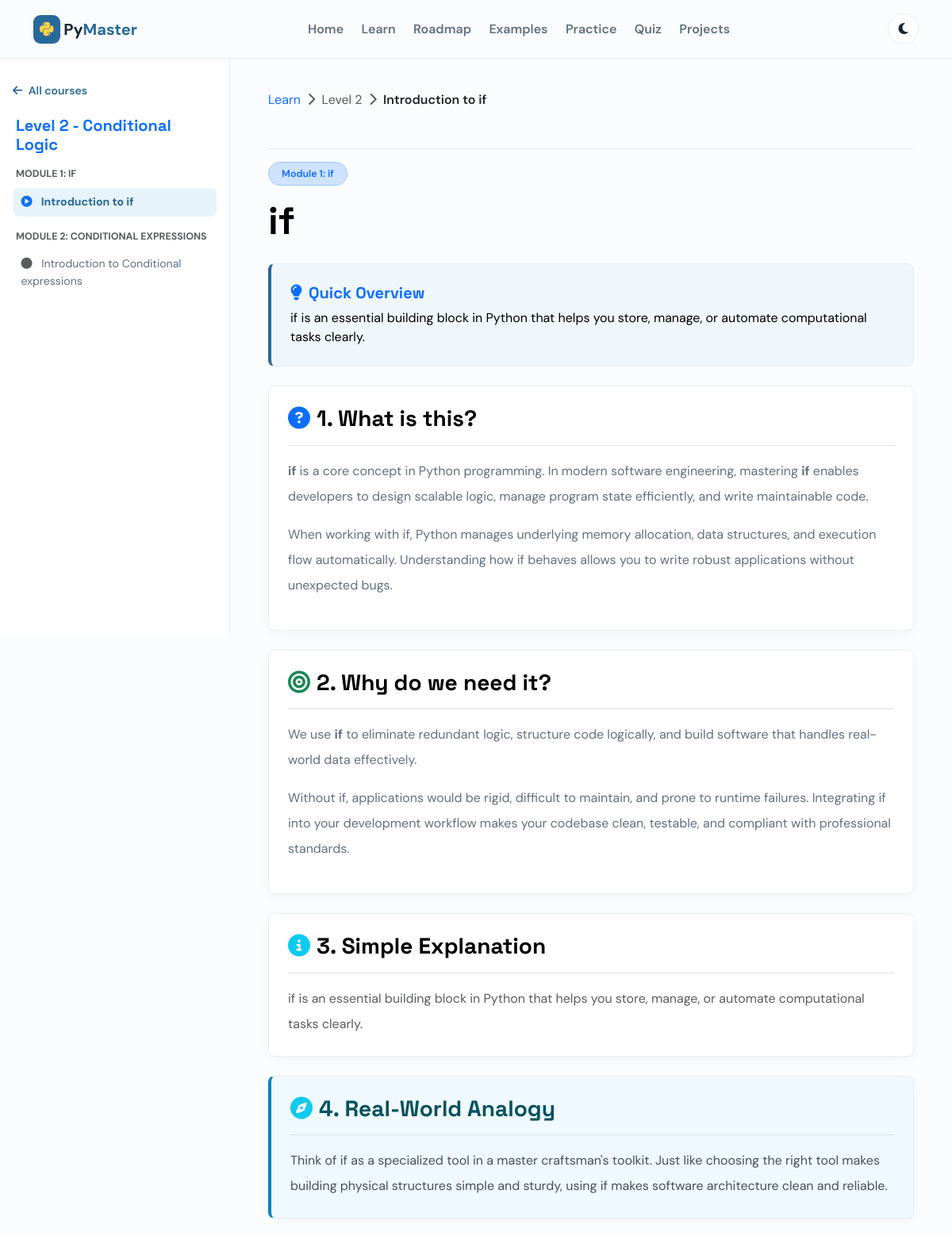
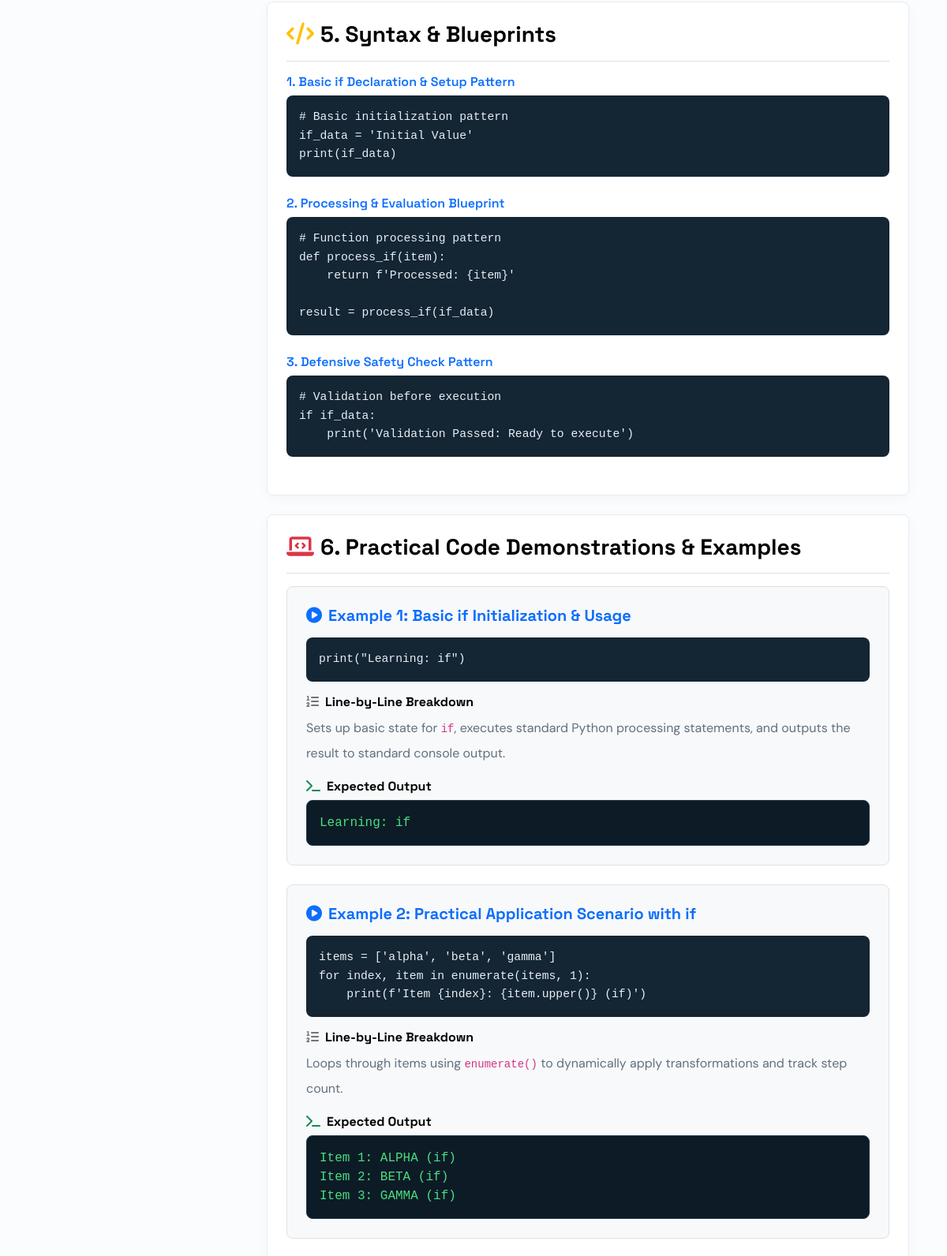
The app's page /lessons/level-2-module-1-if (upper part) with its own data (2 pictures, top to bottom).
### models/course.py (models this page shows)
class Course(db.Model):
    __tablename__ = "courses"
    id = db.Column(db.Integer, primary_key=True)
    title = db.Column(db.String(150), nullable=False, unique=True)
    slug = db.Column(db.String(160), nullable=False, unique=True, index=True)
    description = db.Column(db.Text, nullable=False)
    level = db.Column(db.String(30), nullable=False, default="Beginner")
    thumbnail = db.Column(db.String(255))
    created_at = db.Column(db.DateTime, nullable=False, default=datetime.utcnow)
    modules = db.relationship("Module", back_populates="course", cascade="all, delete-orphan", order_by="Module.position")
    projects = db.relationship("Project", back_populates="course", cascade="all, delete-orphan")

### models/module.py (models this page shows)
class Module(db.Model):
    __tablename__ = "modules"
    id = db.Column(db.Integer, primary_key=True)
    course_id = db.Column(db.Integer, db.ForeignKey("courses.id"), nullable=False)
    title = db.Column(db.String(150), nullable=False)
    description = db.Column(db.Text)
    position = db.Column(db.Integer, nullable=False, default=1)
    course = db.relationship("Course", back_populates="modules")
    lessons = db.relationship("Lesson", back_populates="module", cascade="all, delete-orphan", order_by="Lesson.position")

### models/lesson.py (models this page shows)
class Lesson(db.Model):
    __tablename__ = "lessons"
    id = db.Column(db.Integer, primary_key=True)
    module_id = db.Column(db.Integer, db.ForeignKey("modules.id"), nullable=False)
    title = db.Column(db.String(180), nullable=False)
    slug = db.Column(db.String(190), nullable=False, unique=True, index=True)
    content = db.Column(db.Text, nullable=False)
    position = db.Column(db.Integer, nullable=False, default=1)
    estimated_minutes = db.Column(db.Integer, nullable=False, default=10)
    module = db.relationship("Module", back_populates="lessons")
    code_examples = db.relationship("CodeExample", back_populates="lesson", cascade="all, delete-orphan")
    practice_problems = db.relationship("PracticeProblem", back_populates="lesson", cascade="all, delete-orphan")
    quiz_questions = db.relationship("QuizQuestion", back_populates="lesson", cascade="all, delete-orphan")

### models/code_example.py (models this page shows)
class CodeExample(db.Model):
    __tablename__ = "code_examples"
    id = db.Column(db.Integer, primary_key=True)
    lesson_id = db.Column(db.Integer, db.ForeignKey("lessons.id"), nullable=False)
    title = db.Column(db.String(150), nullable=False)
    code = db.Column(db.Text, nullable=False)
    explanation = db.Column(db.Text)
    language = db.Column(db.String(30), nullable=False, default="python")
    lesson = db.relationship("Lesson", back_populates="code_examples")

### routes/main.py (the view)
@main_bp.get("/lessons/<slug>")
def lesson(slug):
    current = Lesson.query.filter_by(slug=slug).first_or_404()
    course = current.module.course
    lessons = [x for m in course.modules for x in m.lessons]
    index = lessons.index(current)
    return render_template(
        "lesson.html",
        lesson=current,
        course=course,
        modules=course.modules,
        guide=guide(current),
        previous=lessons[index - 1] if index else None,
        next_lesson=lessons[index + 1] if index + 1 < len(lessons) else None,
        progress=round((index + 1) / len(lessons) * 100),
    )

### models/quiz_question.py (called while the page is built)
    @property
    def options(self):
        return json.loads(self.options_json)

### services/lesson_content.py (called while the page is built)
def concept_name(lesson):
    return lesson.title.replace("Introduction to ", "").strip()

def guide(lesson):
    concept = concept_name(lesson)
    concept_lower = concept.lower()
    matched_guide = None
    for key, data in DETAILED_GUIDES.items():
        if key in concept_lower:
            matched_guide = dict(data)
            matched_guide["concept"] = concept
            break
    if not matched_guide:
        matched_guide = build_dynamic_detailed_guide(concept, lesson)
    if "analogy" not in matched_guide or not matched_guide["analogy"]:
        analogy_text = next(
            (text for key, text in ANALOGIES.items() if key.lower() in concept_lower),
            f"Think of {concept} as a reliable building block in your software system."
        )
        matched_guide["analogy"] = analogy_text
    return matched_guide

### templates/lesson.html (shortened to what this page needs)
{% extends "index.html" %}
{% block content %}
<div class="lesson-shell">
  <aside class="lesson-sidebar">
    <a href="{{ url_for('main.learn') }}" class="back-link mb-3 text-decoration-none fw-semibold">
      <i class="fa fa-arrow-left me-1"></i> All courses
    </a>
    <h3 class="h5 fw-bold text-primary mb-3 px-1">{{ course.title }}</h3>
    {% for module in modules %}
    <div class="side-module mb-3">
      <b class="text-uppercase text-muted fs-7 d-block px-1 mb-2">{{ module.title }}</b>
      {% for item in module.lessons %}
      <a class="side-lesson-link {{ 'current' if item.id == lesson.id }}" href="{{ url_for('main.lesson', slug=item.slug) }}">
        <i class="fa {{ 'fa-play-circle text-primary' if item.id == lesson.id else 'fa-circle text-muted' }} me-2"></i> {{ item.title }}
      </a>
      {% endfor %}
    </div>
    {% endfor %}
  </aside>
  <article class="lesson-main">
    <nav class="breadcrumbs mb-3">
      <a href="{{ url_for('main.learn') }}" class="text-decoration-none">Learn</a>
      <i class="fa fa-chevron-right text-muted mx-1"></i>
      <span class="text-muted">{{ course.level }}</span>
      <i class="fa fa-chevron-right text-muted mx-1"></i>
      <span class="text-dark fw-semibold">{{ lesson.title }}</span>
    </nav>
    <div class="badge bg-primary-subtle text-primary border border-primary-subtle px-3 py-2 rounded-pill mb-3 fw-semibold fs-7">
      {{ lesson.module.title }}
    </div>
    <h1 class="display-5 fw-bold mb-4 text-body-emphasis">{{ guide.concept }}</h1>
    <div class="overview-box p-4 rounded-3 mb-4">
      <h5 class="fw-bold text-primary mb-2"><i class="fa fa-lightbulb me-2"></i>Quick Overview</h5>
      <div class="fs-6 lh-base text-body-emphasis">{{ guide.simple | safe }}</div>
    </div>
    <section class="lesson-card p-4 rounded-3 mb-4">
      <h2 class="h3 fw-bold text-body-emphasis border-bottom pb-3 mb-3"><i class="fa fa-question-circle text-primary me-2"></i>1. What is this?</h2>
      <div class="lh-lg fs-6 text-body-secondary">{{ guide.what | safe }}</div>
    </section>
    <section class="lesson-card p-4 rounded-3 mb-4">
      <h2 class="h3 fw-bold text-body-emphasis border-bottom pb-3 mb-3"><i class="fa fa-bullseye text-success me-2"></i>2. Why do we need it?</h2>
      <div class="lh-lg fs-6 text-body-secondary">{{ guide.why | safe }}</div>
    </section>
    <section class="lesson-card p-4 rounded-3 mb-4">
      <h2 class="h3 fw-bold text-body-emphasis border-bottom pb-3 mb-3"><i class="fa fa-info-circle text-info me-2"></i>3. Simple Explanation</h2>
      <div class="lh-lg fs-6 text-body-secondary">{{ guide.simple | safe }}</div>
    </section>
    <section class="lesson-card analogy-card p-4 rounded-3 mb-4">
      <h2 class="h3 fw-bold text-info-emphasis border-bottom pb-3 mb-3"><i class="fa fa-compass text-info me-2"></i>4. Real-World Analogy</h2>
      <div class="lh-lg fs-6 text-dark-emphasis">{{ guide.analogy | safe }}</div>
    </section>
    <section class="lesson-card p-4 rounded-3 mb-4">
      <h2 class="h3 fw-bold text-body-emphasis border-bottom pb-3 mb-3"><i class="fa fa-code text-warning me-2"></i>5. Syntax & Blueprints</h2>
      {% if guide.syntaxes %}
        {% for syn in guide.syntaxes %}
        <div class="mb-4">
          <h5 class="fw-semibold text-primary fs-6 mb-2">{{ syn.label }}</h5>
          <div class="code-box p-3 rounded-3 font-monospace">
            <pre class="m-0"><code>{{ syn.code }}</code></pre>
          </div>
        </div>
        {% endfor %}
      {% else %}
        <div class="code-box p-3 rounded-3 font-monospace">
          <pre class="m-0"><code>{{ guide.syntax }}</code></pre>
        </div>
      {% endif %}
    </section>
    <section class="lesson-card p-4 rounded-3 mb-4">
      <h2 class="h3 fw-bold text-body-emphasis border-bottom pb-3 mb-3"><i class="fa fa-laptop-code text-danger me-2"></i>6. Practical Code Demonstrations & Examples</h2>
      {% if guide.examples %}
        {% for eg in guide.examples %}
        <div class="example-block border rounded-3 p-4 mb-4 bg-body-tertiary">
          <h4 class="h5 fw-bold text-primary mb-3"><i class="fa fa-play-circle me-2"></i>{{ eg.title }}</h4>
          <div class="code-box p-3 rounded-3 font-monospace mb-3">
            <pre class="m-0"><code>{{ eg.code }}</code></pre>
          </div>
          <h5 class="fw-bold text-body-emphasis fs-6 mb-2"><i class="fa fa-list-ol text-secondary me-2"></i>Line-by-Line Breakdown</h5>
          <div class="lh-lg fs-6 text-body-secondary mb-3">{{ eg.breakdown | safe }}</div>
          <h5 class="fw-bold text-body-emphasis fs-6 mb-2"><i class="fa fa-terminal text-success me-2"></i>Expected Output</h5>
          <div class="output-box p-3 rounded-3 font-monospace">
            <pre class="m-0 fs-6"><code>{{ eg.output }}</code></pre>
          </div>
        </div>
        {% endfor %}
      {% endif %}
    </section>
  </article>
</div>
{% endblock %}

### static/css/main.css (style rules this page uses)
:root { --b: #28699b; --y: #ffd343; --ink: #172431; --muted: #617080; --bg: #fbfcfe; --card: #fff; --tint: #eff7fc; --border: #e4edf4; }
* { box-sizing: border-box; }
html { scroll-behavior: smooth; scroll-padding-top: 80px; }
body { background: var(--bg); color: var(--ink); font-family: "DM Sans", sans-serif; }
h1, h2, h3, h4, h5, h6 { font-family: "Space Grotesk", sans-serif; color: var(--ink); }
p { color: var(--muted); }
nav { min-height: 74px; background: var(--bg); border-bottom: 1px solid var(--border); }
.lesson-shell { display: grid; grid-template-columns: 290px minmax(0, 1fr); max-width: 1440px; margin: 0 auto; width: 100%; min-height: calc(100vh - 74px); }
.lesson-sidebar { position: sticky; top: 74px; height: calc(100vh - 74px); overflow-y: auto; padding: 1.5rem 1rem 3rem; border-right: 1px solid var(--border); background: var(--card); }
.back-link { display: inline-block; color: var(--b); font-size: 0.88rem; padding: 0.35rem 0; }
.side-lesson-link { display: block; padding: 0.45rem 0.65rem; margin: 0.15rem 0; border-radius: 8px; color: var(--muted); font-size: 0.88rem; text-decoration: none; transition: background 0.15s ease, color 0.15s ease; }
.side-lesson-link.current { background: #e7f3fb; color: var(--b); font-weight: 700; }
.lesson-main { max-width: 960px; width: 100%; padding: 2.5rem 3rem 5rem; margin: 0 auto; }
.lesson-card { background: var(--card); border: 1px solid var(--border); border-radius: 16px; box-shadow: 0 4px 15px rgba(0, 0, 0, 0.03); }
.overview-box { background: var(--tint); border: 1px solid var(--border); border-left: 4px solid var(--b); }
.analogy-card { background: #f0f9ff; border-left: 4px solid #0284c7 !important; }
.code-box { background: #142534; color: #e5eff5; border-radius: 12px; }
.code-box pre { color: #e5eff5; font-family: "Consolas", "Fira Code", monospace; font-size: 0.92rem; line-height: 1.6; }
.output-box { background: #0d1b26; color: #4ade80; border-radius: 10px; border: 1px solid #1e3a50; }
.output-box pre { color: #4ade80; font-family: "Consolas", "Fira Code", monospace; }
.fs-7 { font-size: 0.78rem !important; }

### records on screen
Course: title "Level 2 - Conditional Logic", level "Level 2"
Module: title "MODULE 1: IF", module "Module 1: if"
Lesson: title "Introduction to if"
Module: title "MODULE 2: CONDITIONAL EXPRESSIONS"
Lesson: title "Introduction to Conditional expressions"
CodeExample: title "Example 1: Basic if Initialization & Usage", code "print(\"Learning: if\")", breakdown "Sets up basic state for if , executes standard Python processing statements, and outputs the result to standard console output.", output "Learning: if"

### other values on screen
{{ n }} "Home" "Learn" "Roadmap" "Examples" "Practice" "Quiz" "Projects"
{{ guide.concept }} "if"
{{ guide.simple | safe }} "if is an essential building block in Python that helps you store, manage, or automate computational tasks clearly."
{{ syn.label }} "1. Basic if Declaration & Setup Pattern" "2. Processing & Evaluation Blueprint" "3. Defensive Safety Check Pattern"
{{ syn.code }} "# Basic initialization pattern if_data = 'Initial Value' print(if_data)" "# Function processing pattern def process_if(item): return f'Processed: {item}' result = process_if(if_data)" "# Validation before execution if if_data: print('Validation Passed: Ready to execute')"
{{ eg.title }} "Example 2: Practical Application Scenario with if"
{{ eg.code }} "items = ['alpha', 'beta', 'gamma'] for index, item in enumerate(items, 1): print(f'Item {index}: {item.upper()} (if)')"
{{ eg.breakdown | safe }} "Loops through items using enumerate() to dynamically apply transformations and track step count."
{{ eg.output }} "Item 1: ALPHA (if) Item 2: BETA (if) Item 3: GAMMA (if)"
